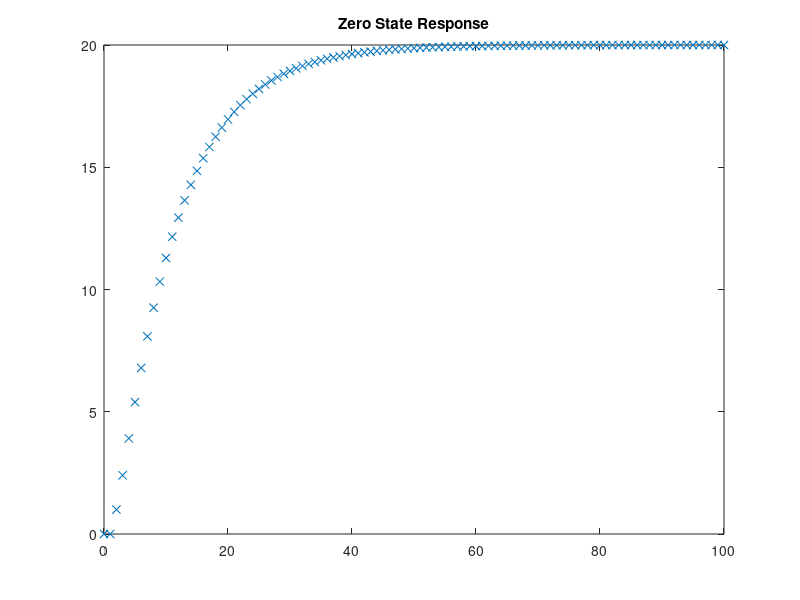

The MATLAB source for this figure:
%%%%%%%%%%%%%%%%%%%%%%%%%%%%%%%%%%%%%%%%%%%%%%%%%%%%%%%%%%%%%%%%%%%%%%%%%%%
% The University of Akron
% Signals & Systems
% Fall 2020
% Zero Input and Zero State Responses from Simulation Diagram
% Assignment 4 Problem 1
%%%%%%%%%%%%%%%%%%%%%%%%%%%%%%%%%%%%%%%%%%%%%%%%%%%%%%%%%%%%%%%%%%%%%%%%%%%

% ZIR w/ y1( 0 ) = y2( 0 ) = 2, y3( 0 ) = 1

N = 100;

% zero input sequence
Xzir = 0 * ones( N + 1, 1 );
time = [ 0 : N ];
Yzir1( 1 ) = 2;
Yzir2( 1 ) = 2;
Yzir3( 1 ) = 1;

for k = 1 : N
    Yzir1( k + 1 ) = Xzir( k ) - 0.45 * Yzir2( k ) + 1.4 * Yzir1( k );
    Yzir2( k + 1 ) = Yzir1( k );
    Yzir3( k + 1 ) = 1.05 * Yzir3( k );
    Yzir( k ) = Yzir2( k ) + 2 * Yzir3( k );
end

%%%%%%%%%%%%%%%%%%%%%%%%%%%%%%%%%%%%%%%%%%%%%%%%%%%%%%%%%%%%%%%%%%%%%%%%%%%

Yzir( N + 1 ) = Yzir2( N + 1 ) + 2 * Yzir3( N + 1 );

plot( time, Yzir, 'o' )
title( "Zero Input Response" )

%%%%%%%%%%%%%%%%%%%%%%%%%%%%%%%%%%%%%%%%%%%%%%%%%%%%%%%%%%%%%%%%%%%%%%%%%%%

% ZSR w/ x( k ) = unit step

N = 100;

% unit step
Xzsr = ones( N + 1, 1 );
time = [ 0 : N ];
Yzsr1( 1 ) = 0;
Yzsr2( 1 ) = 0;
Yzsr3( 1 ) = 0;

for k = 1 : N
    Yzsr1( k + 1 ) = Xzsr( k ) - 0.45 * Yzsr2( k ) + 1.4 * Yzsr1( k );
    Yzsr2( k + 1 ) = Yzsr1( k );
    Yzsr3( k + 1 ) = 1.05 * Yzsr3( k );
    Yzsr( k ) = Yzsr2( k ) + 2 * Yzsr3( k );
end

%%%%%%%%%%%%%%%%%%%%%%%%%%%%%%%%%%%%%%%%%%%%%%%%%%%%%%%%%%%%%%%%%%%%%%%%%%%

Yzsr( N + 1 ) = Yzsr2( N + 1 ) + 2 * Yzsr3( N + 1 );

plot( time, Yzsr, 'x' )
title( "Zero State Response" )

%%%%%%%%%%%%%%%%%%%%%%%%%%%%%%%%%%% EOF %%%%%%%%%%%%%%%%%%%%%%%%%%%%%%%%%%%
